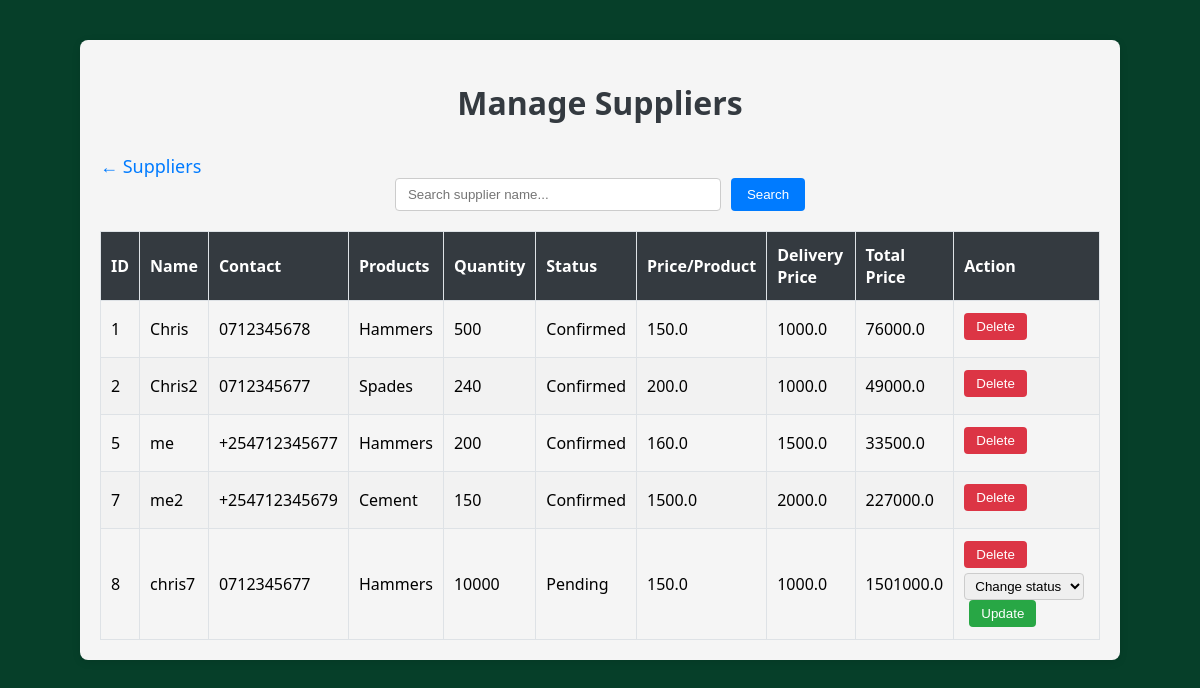
The app's page /suppliers/manage_suppliers with its own data.
### tables this page shows
CREATE TABLE suppliers (
            id INTEGER PRIMARY KEY AUTOINCREMENT,
            supplier_name TEXT NOT NULL,
            contact TEXT NOT NULL,
            products TEXT NOT NULL,
            initial_quantity INTEGER NOT NULL, 
            quantity INTEGER NOT NULL,
            entered_date TEXT,
            status TEXT NOT NULL,
            price_per_product REAL NOT NULL,
            delivery_price REAL NOT NULL,
            total_price REAL NOT NULL
        );

### routes/suppliers.py (the view)
@suppliers_blueprint.route('/manage_suppliers')
def suppliers_management_page():
    suppliers = get_all_suppliers()
    return render_template('manage_suppliers.html', suppliers=suppliers)

### routes/suppliers.py (called while the page is built)
def execute_db_query(query, params=(), fetch=False):
    conn = sqlite3.connect(DB_NAME)
    cursor = conn.cursor()
    cursor.execute(query, params)
    if fetch:
        result = cursor.fetchall()
    else:
        conn.commit()
        result = None
    conn.close()
    return result

def get_all_suppliers():
    query = 'SELECT * FROM suppliers'
    suppliers = execute_db_query(query, fetch=True)
    columns = [
        'id', 'supplier_name', 'contact', 'products',
        'initial_quantity', 'quantity', 'entered_date', 'status',
        'price_per_product', 'delivery_price', 'total_price'
    ]
    supplier_dicts = [dict(zip(columns, row)) for row in suppliers]
    return supplier_dicts

### templates/manage_suppliers.html (shortened to what this page needs)
<!DOCTYPE html>
<html lang="en">
<head>
    <link rel="stylesheet" href="{{ url_for('static', filename='css/style.css') }}">
</head>
<body>
    <div class="price-container">
        <h1>Manage Suppliers</h1>
        <a href="{{ url_for('suppliers.manage_suppliers') }}" style="font-size: 18px; color: #007bff; text-decoration: none;">← Suppliers</a>
        <form method="GET" class="search-bar">
            <input type="text" name="search" placeholder="Search supplier name..." value="{{ search }}">
            <button type="submit">Search</button>
        </form>
        <table class="stock-table">
            <thead>
                <tr>
                    <th>ID</th>
                    <th>Name</th>
                    <th>Contact</th>
                    <th>Products</th>
                    <th>Quantity</th>
                    <th>Status</th>
                    <th>Price/Product</th>
                    <th>Delivery Price</th>
                    <th>Total Price</th>
                    <th>Action</th>
                </tr>
            </thead>
            <tbody>
                {% for supplier in suppliers %}
                    <tr>
                        <td>{{ supplier.id }}</td>
                        <td>{{ supplier.supplier_name }}</td>
                        <td>{{ supplier.contact }}</td>
                        <td>{{ supplier.products }}</td>
                        <td>{{ supplier.initial_quantity }}</td>
                        <td>{{ supplier.status }}</td>
                        <td>{{ supplier.price_per_product }}</td>
                        <td>{{ supplier.delivery_price }}</td>
                        <td>{{ supplier.total_price }}</td>
                        <td>
                            <form method="POST" action="{{ url_for('suppliers.delete_supplier', supplier_id=supplier.id) }}" onsubmit="return confirm('Are you sure you want to delete this supplier?');" style="display:inline-block; margin-bottom: 5px;">
                                <button type="submit" class="delete-btn">Delete</button>
                            </form>
                            {% if supplier.status != 'Confirmed' %}
                                <form method="POST" action="{{ url_for('suppliers.edit_status', supplier_id=supplier.id) }}" style="display:inline-block;">
                                    <select name="new_status" required style="padding: 4px 6px; border-radius: 4px; border: 1px solid #ccc;">
                                        <option value="" disabled selected>Change status</option>
                                    </select>
                                    <button type="submit" class="save-btn" style="margin-left: 5px;">Update</button>
                                </form>
                            {% endif %}
                        </td>
                    </tr>
                {% else %}
                    <tr>
                        <td colspan="10" style="text-align: center;">No suppliers found.</td>
                    </tr>
                {% endfor %}
            </tbody>
        </table>
    </div>
</body>
</html>

### static/css/style.css (style rules this page uses)
body { font-family: Arial, sans-serif; margin: 0; padding: 0; background-color: #063f29; }

### templates/manage_suppliers.html (style rules this page uses)
body { font-family: 'Segoe UI', Tahoma, Geneva, Verdana, sans-serif; background-color: #063f29; margin: 0; padding: 0; }
.price-container { max-width: 1000px; margin: 40px auto; padding: 20px; background-color:#F5F5F5; border-radius: 8px; box-shadow: 0 2px 8px rgba(0, 0, 0, 0.1); }
.price-container h1 { text-align: center; color: #343a40; margin-bottom: 30px; }
.search-bar { display: flex; justify-content: center; margin-bottom: 20px; gap: 10px; }
.search-bar input[type="text"] { padding: 8px 12px; width: 300px; border: 1px solid #ccc; border-radius: 4px; }
.search-bar button { padding: 8px 16px; background-color: #007bff; border: none; color: white; border-radius: 4px; cursor: pointer; transition: background-color 0.2s ease; }
.stock-table { width: 100%; border-collapse: collapse; margin-top: 10px; }
.stock-table thead { background-color: #343a40; color: #ffffff; }
.stock-table th, .stock-table td { text-align: left; padding: 12px 10px; border: 1px solid #dee2e6; }
.stock-table tbody tr:nth-child(even) { background-color: #f2f2f2; }
.save-btn, .delete-btn { padding: 6px 12px; border: none; border-radius: 4px; color: white; cursor: pointer; transition: background-color 0.2s ease; }
.save-btn { background-color: #28a745; }
.delete-btn { background-color: #dc3545; }

### records on screen
suppliers: id "1", supplier_name "Chris", contact "0712345678", products "Hammers", initial_quantity "500", status "Confirmed", price_per_product "150.0", delivery_price "1000.0", total_price "76000.0"
suppliers: id "2", supplier_name "Chris2", contact "0712345677", products "Spades", initial_quantity "240", status "Confirmed", price_per_product "200.0", delivery_price "1000.0", total_price "49000.0"
suppliers: id "5", supplier_name "me", contact "+254712345677", products "Hammers", initial_quantity "200", status "Confirmed", price_per_product "160.0", delivery_price "1500.0", total_price "33500.0"
suppliers: id "7", supplier_name "me2", contact "+254712345679", products "Cement", initial_quantity "150", status "Confirmed", price_per_product "1500.0", delivery_price "2000.0", total_price "227000.0"
suppliers: id "8", supplier_name "chris7", contact "0712345677", products "Hammers", initial_quantity "10000", status "Pending", price_per_product "150.0", delivery_price "1000.0", total_price "1501000.0"
